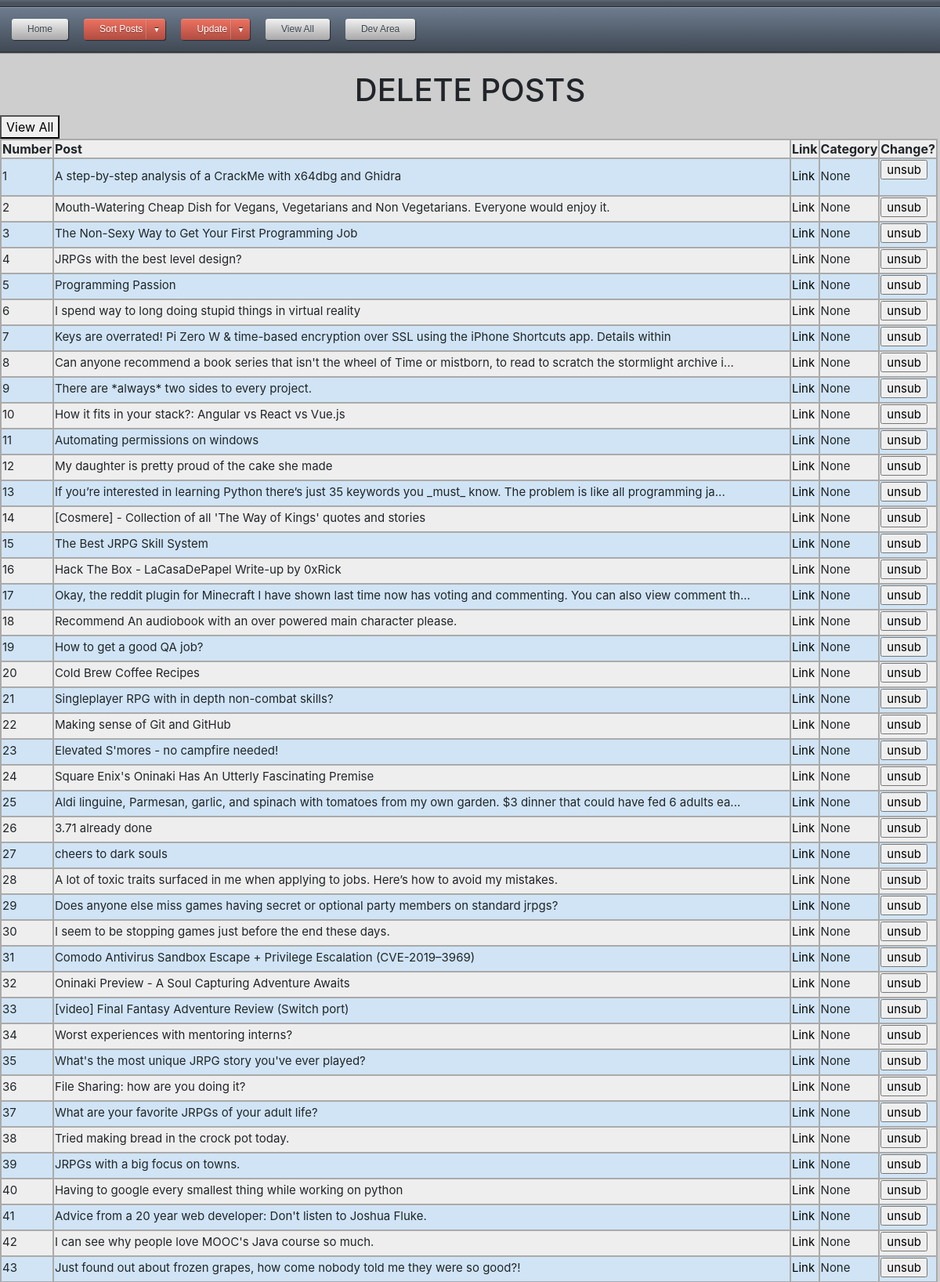
The page /unfavunsort (upper part) on the database its author committed.
### app.py (models this page shows)
class posts(db.Model):
    id = db.Column(db.String, primary_key=True)
    title = db.Column(db.String(80), unique=True, nullable=False)
    link = db.Column(db.String(120), unique=True, nullable=False)
    category = db.Column(db.String(120), unique=True, nullable=False)
    date_added = db.Column(db.String(120), unique=False, nullable=False)
    thread_text = db.Column(db.String(400), unique=True, nullable=False)

### app.py (the view, shortened to what this page needs)
@app.route('/unfavunsort', methods=['GET', 'POST'])
def unfavunsort():
	db = get_db()
	cur = db.execute('SELECT id, title, link, category FROM posts WHERE category = "None"')
	results = cur.fetchall()
	return render_template("unfavunsort.html", results=results)

### app.py (called while the page is built)
@app.context_processor
def utility_functions():
    def print_in_console(message):
        print (str(message))
    return dict(mdebug=print_in_console)

@app.context_processor
def inject_user():
    return dict(category=categories)

def connect_db():
	sql = sqlite3.connect('C:\\Users\\MGLafayette\\Desktop\\Projects\\Flask\\data.db')
	sql.row_factory = sqlite3.Row
	return sql

def get_db():
	if not hasattr(g, 'sqlite3'):
		g.sqlite_db = connect_db()
	return g.sqlite_db

### templates/unfavunsort.html (shortened to what this page needs)
<html>
<head>
<link rel="stylesheet" type="text/css" href="{{ url_for('static', filename='CSS/style.css') }}">
</head>
<body>
{% extends "navtest.html" %}
{% block content %}
<h1>DELETE POSTS</h1>
<button type="button"><a href="{{url_for('unfavpost')}}">View All</a></button>
<table class="blueTable">
	<tr>
		<th>Number</th>
		<th>Post</th>
		<th>Link</th>
		<th>Category</th>
		<th>Change?</th>
	</tr>
	{% for post in results %}
	<tr>
		<td>{{loop.index}}</td>
		<td>{{post['title']}}</td>
		<td><a href="{{post['link']}}" target='_blank'>Link</a></td>
		<td>{{post['category']}}</td>
		<td>
			<form action="{{url_for('unfavunsort')}}" method="Post">
				<input type="submit" name="{{loop.index}}unsub" value="unsub">
		</td>
	</tr>
	{% endfor %}
</table>
<br/>
{% endblock %}

### static/CSS/style.css (style rules this page uses)
table.blueTable { border: 1px solid #1C6EA4; background-color: #EEEEEE; text-align: left; border-collapse: collapse; }
table.blueTable td, table.blueTable th { border: 2px solid #AAAAAA; }
table.blueTable tbody td { font-size: 15px; padding-bottom: 5px; }
table.blueTable tr:nth-child(even) { background: #D0E4F5; }
h1 { text-align:center; }
body { padding-bottom: .1px; }
a:link { color: black; text-decoration: none; }
.container:before, .container:after, { display: table; content: none; }

### rows shown on the page
posts: title "A step-by-step analysis of a CrackMe with x64dbg and Ghidra", category "None"
posts: title "Mouth-Watering Cheap Dish for Vegans, Vegetarians and Non Vegetarians. Everyone would enjoy it.", category "None"
posts: title "The Non-Sexy Way to Get Your First Programming Job", category "None"
posts: title "JRPGs with the best level design?", category "None"
posts: title "Programming Passion", category "None"
posts: title "I spend way to long doing stupid things in virtual reality", category "None"
posts: title "Keys are overrated! Pi Zero W & time-based encryption over SSL using the iPhone Shortcuts app. Details within", category "None"
posts: title "Can anyone recommend a book series that isn't the wheel of Time or mistborn, to read to scratch the stormlight archive i...", category "None"
posts: title "There are *always* two sides to every project.", category "None"
posts: title "How it fits in your stack?: Angular vs React vs Vue.js", category "None"
posts: title "Automating permissions on windows", category "None"
posts: title "My daughter is pretty proud of the cake she made", category "None"
posts: title "If you’re interested in learning Python there’s just 35 keywords you _must_ know. The problem is like all programming ja...", category "None"
posts: title "[Cosmere] - Collection of all 'The Way of Kings' quotes and stories", category "None"
posts: title "The Best JRPG Skill System", category "None"
posts: title "Hack The Box - LaCasaDePapel Write-up by 0xRick", category "None"
posts: title "Okay, the reddit plugin for Minecraft I have shown last time now has voting and commenting. You can also view comment th...", category "None"
posts: title "Recommend An audiobook with an over powered main character please.", category "None"
posts: title "How to get a good QA job?", category "None"
posts: title "Cold Brew Coffee Recipes", category "None"
posts: title "Singleplayer RPG with in depth non-combat skills?", category "None"
posts: title "Making sense of Git and GitHub", category "None"
posts: title "Elevated S'mores - no campfire needed!", category "None"
posts: title "Square Enix's Oninaki Has An Utterly Fascinating Premise", category "None"
posts: title "Aldi linguine, Parmesan, garlic, and spinach with tomatoes from my own garden. $3 dinner that could have fed 6 adults ea...", category "None"
posts: title "3.71 already done", category "None"
posts: title "cheers to dark souls", category "None"
posts: title "A lot of toxic traits surfaced in me when applying to jobs. Here’s how to avoid my mistakes.", category "None"
posts: title "Does anyone else miss games having secret or optional party members on standard jrpgs?", category "None"
posts: title "I seem to be stopping games just before the end these days.", category "None"
posts: title "Comodo Antivirus Sandbox Escape + Privilege Escalation (CVE-2019–3969)", category "None"
posts: title "Oninaki Preview - A Soul Capturing Adventure Awaits", category "None"
posts: title "[video] Final Fantasy Adventure Review (Switch port)", category "None"
posts: title "Worst experiences with mentoring interns?", category "None"
posts: title "What's the most unique JRPG story you've ever played?", category "None"
posts: title "File Sharing: how are you doing it?", category "None"
posts: title "What are your favorite JRPGs of your adult life?", category "None"
posts: title "Tried making bread in the crock pot today.", category "None"
posts: title "JRPGs with a big focus on towns.", category "None"
posts: title "Having to google every smallest thing while working on python", category "None"
posts: title "Advice from a 20 year web developer: Don't listen to Joshua Fluke.", category "None"
posts: title "I can see why people love MOOC's Java course so much.", category "None"
posts: title "Just found out about frozen grapes, how come nobody told me they were so good?!", category "None"
